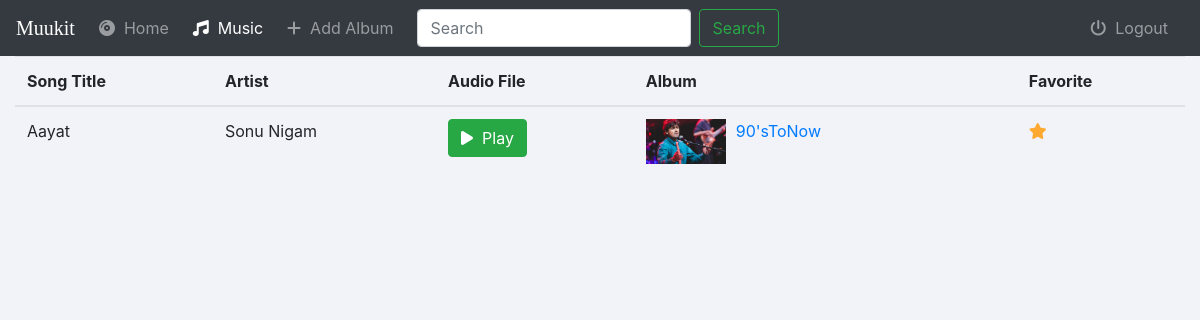
Page /music/songs/all/ (signed in) on the earlier database version.
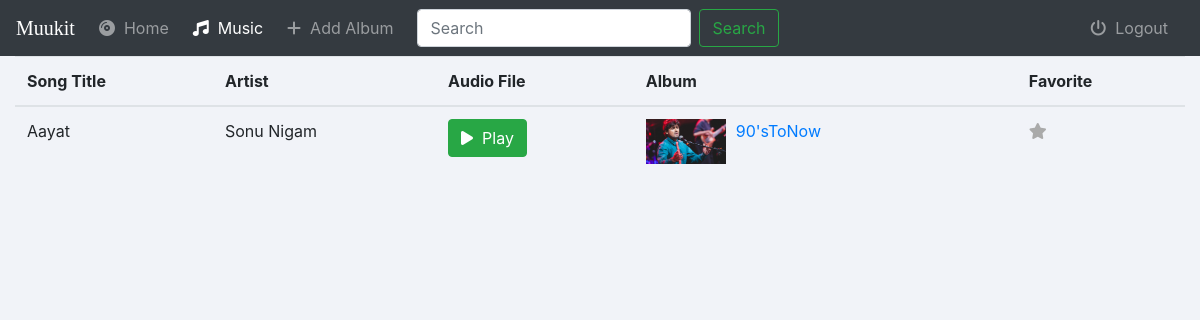
Same page on the later database version.
### music/models.py (models this page shows, shortened)
class Song(models.Model):
    album       = models.ForeignKey(Album, on_delete=models.CASCADE)
    audio_file  = models.FileField(upload_to='music/songs')
    song_title  = models.CharField(max_length=250)
    is_favorite = models.BooleanField(default=False)

class Album(models.Model):
    user = models.ForeignKey(User,models.SET_NULL,blank=True,null=True)
    artist = models.CharField(max_length=250)
    album_title = models.CharField(max_length=500)
    genre = models.CharField(max_length=100)
    album_logo = models.FileField(upload_to='music/images')
    is_favorite = models.BooleanField(default=False)

### music/views.py (the view)
# urls.py: path('songs/<userpreference>/',views.Songs,name='songs'),
@login_required(login_url='music:login')
def Songs(request,userpreference):
     albums = Album.objects.filter(user=request.user)
     songList = []
     if(userpreference == 'favorite'):
         for album in albums:
            for song in album.song_set.all():
                if(song.is_favorite):
                    songList.append(song)
     else:
        for album in albums:
            for song in album.song_set.all():
                songList.append(song)
     return render(request,'music/songs.html',{'songList':songList,'songPage':True})

### music/templates/music/songs.html (shortened to what this page needs)
{% extends 'music/basic.html' %}
{% block body%}
{% if msg %}
<div class="container jumbotron mt-4">
   <h2>Your Collection Doesn't Match For "{{search}}"</h2>
   <ul class="list-group mt-4">
  <li class="list-group-item">Try Alternate Words</li>
  <li class="list-group-item">Check Your Spelling</li>
  <li class="list-group-item">Use More Generic Words</li>
  </ul>
</div>
{% else %}
<div class="container-fluid songs-container">
    <div class="row">
        <div class="col-sm-12">
            <div class="panel panel-default">
                <div class="panel-body">
                    <table class="table">
                        <thead>
                            <tr>
                                <th>Song Title</th>
                                <th>Artist</th>
                                <th>Audio File</th>
                                <th>Album</th>
                                <th>Favorite</th>
                            </tr>
                        </thead>
                        <tbody>
                            {% for song in songList %}
                            <tr>
                                <td>{{ song.song_title }}</td>
                                <td>{{ song.album.artist }}</td>
                                <td scope="col"><button class="btn btn-success"><i class="fas fa-play"></i>&nbsp; Play</button></td>
                                 <td>
                                        <a href="{% url 'music:detail' song.album.id %}">
                                            <img src="{{ song.album.album_logo.url }}" class="img-responsive" style="width: 80px; float: left; margin-right: 10px;" />
                                        </a>
                                        <a href="{% url 'music:detail' song.album.id %}">{{ song.album.album_title }}</a>
                                </td>
                                            <td scope="col"><a href="{% url 'music:favorite' song.album.id song.song_title 'songs' %}"><i class="fas fa-star {% if song.is_favorite %}active{% endif %}"></i></a></td>
                            </tr>
                            {% endfor %}
                        </tbody>
                    </table>
                </div>
            </div>
        </div>
    </div>
</div>
{% endif %}
{% endblock %}

Differences in the rows shown:
changed Song "Aayat": is_favorite True → False (drawn)
